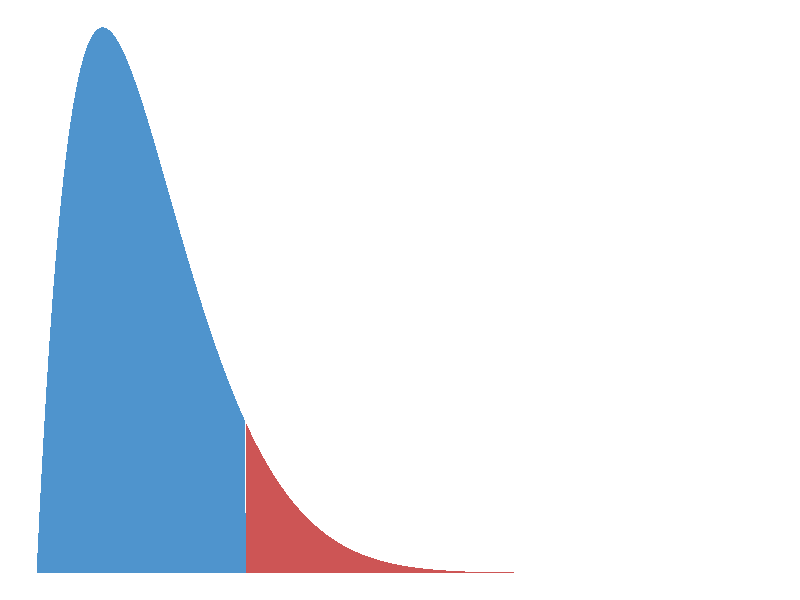
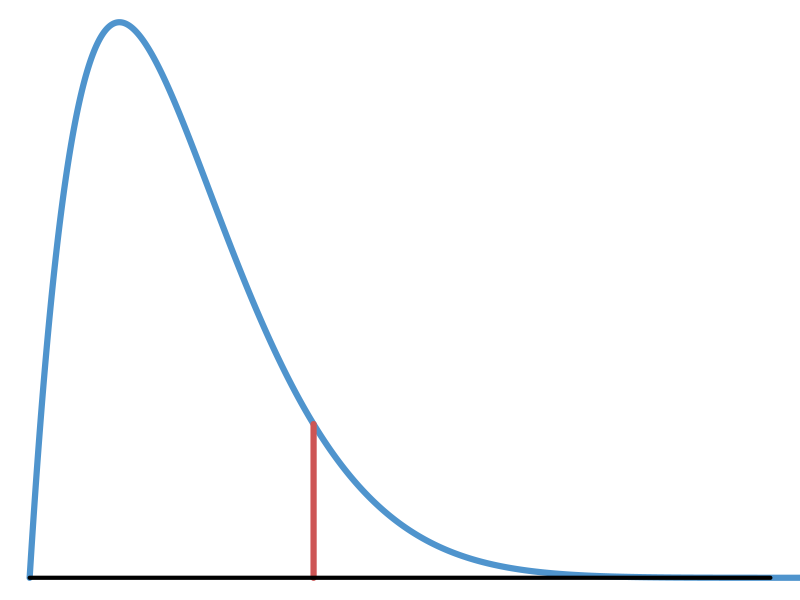
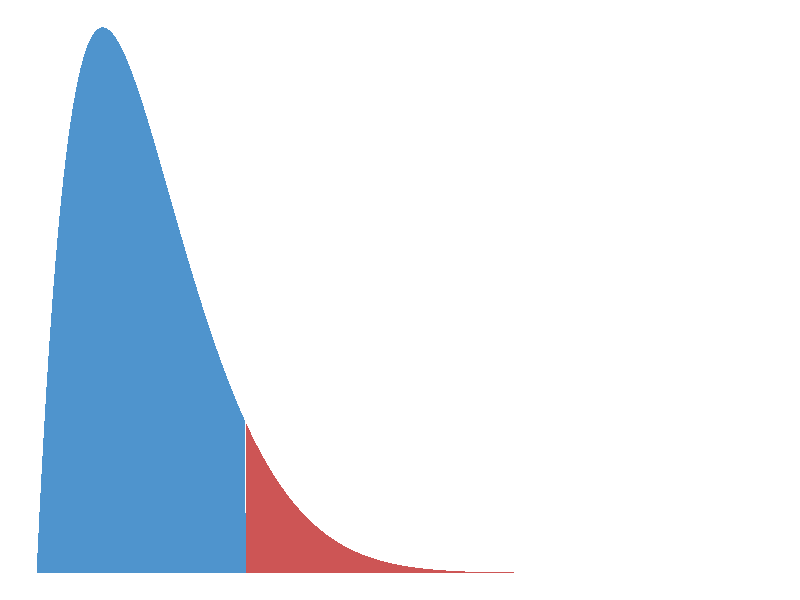

Here is the R script that generated these plots, in order:





library("tidyverse")



x <- seq(0,1,length.out=1000)
y <- dbeta( x, 2, 11 )


png( "beta.png", width = 600 , height = 600  )


par( mar=c(0,0,0,0) )

plot( 
  y ~ x , type="l" ,
  xaxt='n', yaxt='n',
  xlab="", ylab="",
  col="steelblue3",
  lwd=6,
  frame=FALSE,
  xlim=c(0,0.75)
)

points(
  x = rep( qbeta(0.9,2,11), 2 ),
  y = c(0,dbeta(qbeta(0.9,2,11),2,11)),
  type="l", col="indianred3",
  lwd=6
)

points(
  x=c(0,0.75),
  y=c(0,0),
  type="l", col="black", lwd=4
)

# export size:

dev.off()



dat00 <- tibble( x = x, y=y )
dat01 <- dat00 |> filter( x <= qbeta(0.9,2,11) )
dat02 <- dat00 |> filter( x >= qbeta(0.9,2,11) )



ggplot( dat01, aes(x=x, y=y) ) + 
  theme_void() + 
  geom_area( fill="steelblue3" ) + 
  geom_area( data=dat02, fill="indianred3" )


ggsave( filename="beta.png", 
        width = 1, height = 1, 
        dpi = 300, bg = "transparent")









